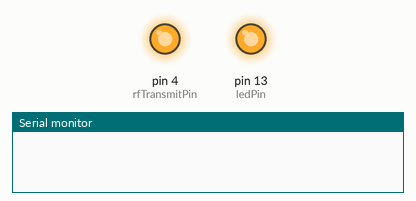
Bench run of a sketch on a simulated Arduino Uno, built with avr-gcc and run on an emulated ATmega328P. On the bench: output pins drawn as LEDs (lit = HIGH), the last lines printed to the serial monitor.

Above: at 0.5 s.
At 36.3 s:
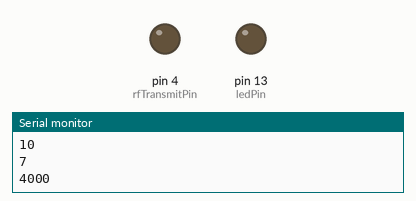
Timing chart, 0 to 37.7 s (numbered marks = the images above):
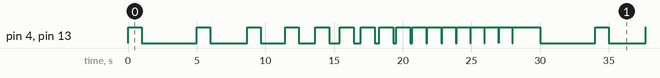

The sketch:

transmissor_01.ino
```cpp
#include <Arduino.h>

/*
 RF Blink - Transmit sketch
 Written by ScottC 17 Jun 2014
 Arduino IDE version 1.0.5
 Website: http://arduinobasics.blogspot.com
 Transmitter: FS1000A/XY-FST
 Description: A simple sketch used to test RF transmission.8
 */

#define rfTransmitPin 4 //RF Transmitter pin = digital pin 4
#define ledPin 13 //Onboard LED = digital pin 13
#define t 1000
void setup ()
{
  pinMode(rfTransmitPin, OUTPUT);
  pinMode(ledPin, OUTPUT);
  Serial.begin(9600);
}

void loop ()
{
  for(int i=4000; i>5; i=i-(i/3))
  {
    digitalWrite(rfTransmitPin, HIGH);
    //Transmit a HIGH signal
    digitalWrite(ledPin, HIGH);
    //Turn the LED on
    delay(t);
    //Wait for 1 second

    digitalWrite(rfTransmitPin,LOW);
    //Transmit a LOW signal
    digitalWrite(ledPin, LOW);
    //Turn the LED off
    delay(i);
    //Variable delay
    Serial.println(i);
  }
}
```

Measured:
- by itself, pin 4 (rfTransmitPin), pin 13 (ledPin): moves between LOW and HIGH, repeating every 29.0 s
- by itself, everything shown: repeats every 29.0 s, in 34 steps
